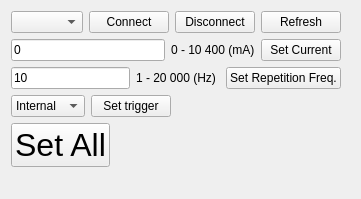
<?xml version="1.0" encoding="UTF-8"?>
<ui version="4.0">
 <class>Form</class>
 <widget class="QWidget" name="Form">
  <property name="geometry">
   <rect>
    <x>0</x>
    <y>0</y>
    <width>361</width>
    <height>199</height>
   </rect>
  </property>
  <property name="windowTitle">
   <string>Form</string>
  </property>
  <layout class="QFormLayout" name="formLayout">
   <item row="0" column="0">
    <layout class="QGridLayout" name="gridLayout_4">
     <item row="0" column="0">
      <layout class="QHBoxLayout" name="horizontalLayout_4">
       <item>
        <widget class="QComboBox" name="com_port_box"/>
       </item>
       <item>
        <widget class="QPushButton" name="connect_button">
         <property name="text">
          <string>Connect</string>
         </property>
         <property name="autoDefault">
          <bool>true</bool>
         </property>
        </widget>
       </item>
       <item>
        <widget class="QPushButton" name="disconnect_button">
         <property name="text">
          <string>Disconnect</string>
         </property>
         <property name="autoDefault">
          <bool>true</bool>
         </property>
        </widget>
       </item>
       <item>
        <widget class="QPushButton" name="refresh_button">
         <property name="text">
          <string>Refresh</string>
         </property>
         <property name="autoDefault">
          <bool>true</bool>
         </property>
        </widget>
       </item>
      </layout>
     </item>
     <item row="1" column="0">
      <layout class="QHBoxLayout" name="horizontalLayout_5">
       <item>
        <widget class="QLineEdit" name="current_input">
         <property name="text">
          <string>0</string>
         </property>
        </widget>
       </item>
       <item>
        <widget class="QLabel" name="curent_range_label">
         <property name="text">
          <string>0 - 10 400 (mA)</string>
         </property>
        </widget>
       </item>
       <item>
        <widget class="QPushButton" name="set_current_button">
         <property name="text">
          <string>Set Current</string>
         </property>
         <property name="autoDefault">
          <bool>true</bool>
         </property>
         <property name="default">
          <bool>false</bool>
         </property>
         <property name="flat">
          <bool>false</bool>
         </property>
        </widget>
       </item>
      </layout>
     </item>
     <item row="2" column="0">
      <layout class="QHBoxLayout" name="horizontalLayout_6">
       <item>
        <widget class="QLineEdit" name="repetition_freq_input">
         <property name="text">
          <string>10</string>
         </property>
        </widget>
       </item>
       <item>
        <widget class="QLabel" name="repetition_freq_range_label">
         <property name="text">
          <string>1 - 20 000 (Hz) </string>
         </property>
        </widget>
       </item>
       <item>
        <widget class="QPushButton" name="set_frequency_button">
         <property name="text">
          <string>Set Repetition Freq.</string>
         </property>
         <property name="autoDefault">
          <bool>true</bool>
         </property>
        </widget>
       </item>
      </layout>
     </item>
    </layout>
   </item>
   <item row="1" column="0">
    <layout class="QGridLayout" name="gridLayout_2">
     <item row="0" column="0">
      <widget class="QComboBox" name="trigger_box">
       <item>
        <property name="text">
         <string>Internal</string>
        </property>
       </item>
       <item>
        <property name="text">
         <string>External</string>
        </property>
       </item>
      </widget>
     </item>
     <item row="0" column="1">
      <widget class="QPushButton" name="set_trigger_button">
       <property name="text">
        <string>Set trigger</string>
       </property>
       <property name="autoDefault">
        <bool>true</bool>
       </property>
      </widget>
     </item>
    </layout>
   </item>
   <item row="2" column="0">
    <widget class="QPushButton" name="set_all_button">
     <property name="font">
      <font>
       <pointsize>24</pointsize>
      </font>
     </property>
     <property name="text">
      <string>Set All</string>
     </property>
     <property name="autoDefault">
      <bool>true</bool>
     </property>
    </widget>
   </item>
  </layout>
 </widget>
 <resources/>
 <connections/>
</ui>
